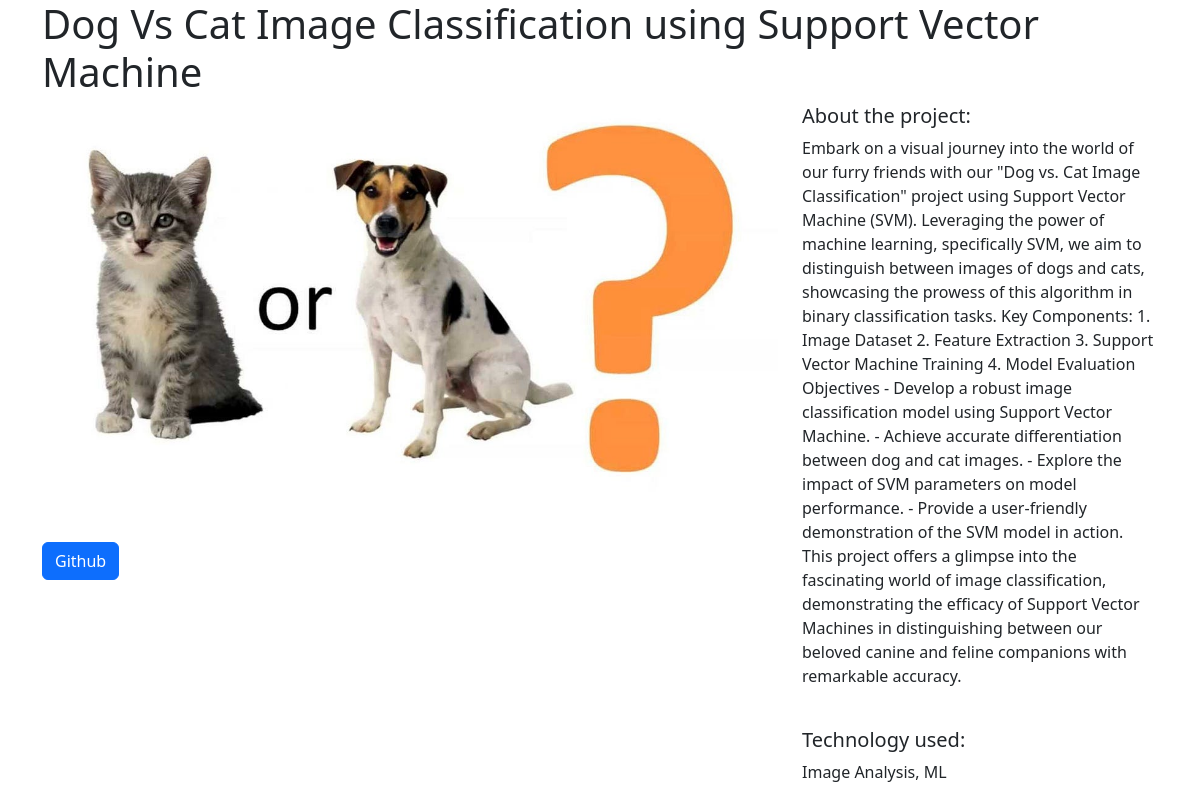
Screenshot of /3/ with the database file from the repository.
### projectsapp/models.py (models this page shows)
class Project(models.Model):
    title = models.CharField(max_length=100)
    description = models.TextField()
    technology = models.CharField(max_length=20)
    image = models.FileField(upload_to="project_images/", blank=True)
    URL= models.URLField(max_length=200, default="https://github.com/DeepankTyagi2001?tab=repositories")

### projectsapp/views.py (the view)
# urls.py: path("<int:pk>/", views.project_detail, name="project_detail"),
def project_detail(request,pk):
    project= Project.objects.get(pk=pk)
    context= {
        "project": project
    }
    return render(request, 'projects/project_detail.html',context)

### projectsapp/templates/projects/project_detail.html
{% extends "base.html" %}
{% block page_content %}
<h1>{{ project.title }}</h1>
<div class="row">
    <div class="col-md-8">
        {% if project.image %}
            <img src="{{ project.image.url }}" width="100%">
        {% endif %}
    <br>
    <br>
        <a href={{project.URL}}
                   class="btn btn-primary">
                    Github
        </a>
    </div>
    <div class="col-md-4">
        <h5>About the project:</h5>
        <p>{{ project.description }}</p>
        <br>
        <h5>Technology used:</h5>
        <p>{{ project.technology }}</p>
    </div>
</div>
{% endblock page_content %}

### rows the page displays
Project: image (picture), description "Embark on a visual journey into the world of our furry friends with our \"Dog vs. Cat Image Classification\" project using Support Vector Machine (SVM). Leveraging the power of machine learning, specifically SVM, we aim to distinguish between images of dogs and cats, showcasing the prowess of this algorithm in binary classification tasks. Key Components: 1. Image Dataset 2. Feature Extraction 3. Support Vector Machine Training 4. Model Evaluation Objectives - Develop a robust image classification model using Support Vector Machine. - Achieve accurate differentiation between dog and cat images. - Explore the impact of SVM parameters on model performance. - Provide a user-friendly demonstration…", technology "Image Analysis, ML"
